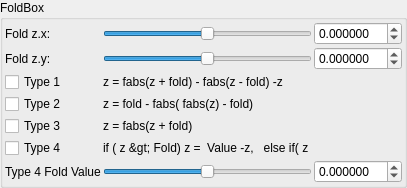
    <widget class="QGroupBox" name="groupBox_3">
     <property name="toolTip">
      <string>&lt;html&gt;&lt;head/&gt;&lt;body&gt;&lt;p&gt;&lt;span style=&quot; color:#000000;&quot;&gt;Based on amazing_surf_mod1  from Mandelbulb3D&lt;/span&gt;&lt;/p&gt;&lt;/body&gt;&lt;/html&gt;</string>
     </property>
     <property name="title">
      <string>FoldBox</string>
     </property>
     <property name="checkable">
      <bool>false</bool>
     </property>
     <layout class="QVBoxLayout" name="verticalLayout_50">
      <property name="spacing">
       <number>2</number>
      </property>
      <property name="leftMargin">
       <number>2</number>
      </property>
      <property name="topMargin">
       <number>2</number>
      </property>
      <property name="rightMargin">
       <number>2</number>
      </property>
      <property name="bottomMargin">
       <number>2</number>
      </property>
      <item>
       <layout class="QGridLayout" name="gridLayout_24">
        <property name="spacing">
         <number>2</number>
        </property>
        <item row="3" column="0">
         <widget class="QCheckBox" name="checkBox_transf_function_enabledAy_false">
          <property name="text">
           <string>Type 2</string>
          </property>
         </widget>
        </item>
        <item row="2" column="1">
         <widget class="QLabel" name="label">
          <property name="text">
           <string>z = fabs(z + fold) - fabs(z - fold) -z</string>
          </property>
         </widget>
        </item>
        <item row="2" column="0">
         <widget class="QCheckBox" name="checkBox_transf_function_enabledAx">
          <property name="text">
           <string>Type 1 </string>
          </property>
         </widget>
        </item>
        <item row="4" column="0">
         <widget class="QCheckBox" name="checkBox_transf_function_enabledAz_false">
          <property name="text">
           <string>Type 3 </string>
          </property>
         </widget>
        </item>
        <item row="4" column="1">
         <widget class="QLabel" name="label_3">
          <property name="text">
           <string>z = fabs(z + fold) </string>
          </property>
         </widget>
        </item>
        <item row="3" column="1">
         <widget class="QLabel" name="label_4">
          <property name="text">
           <string>z = fold - fabs( fabs(z) - fold)</string>
          </property>
         </widget>
        </item>
        <item row="5" column="1">
         <widget class="QLabel" name="label_8">
          <property name="text">
           <string>if ( z &gt; Fold) z =  Value -z,   else if( z &lt;Fold) z = - Value - z, </string>
          </property>
         </widget>
        </item>
        <item row="0" column="0">
         <widget class="QLabel" name="label_105">
          <property name="text">
           <string>Fold z.x:</string>
          </property>
         </widget>
        </item>
        <item row="0" column="2">
         <widget class="MyDoubleSpinBox" name="spinbox3_transf_addition_constant_111_x">
          <property name="sizePolicy">
           <sizepolicy hsizetype="Minimum" vsizetype="Maximum">
            <horstretch>0</horstretch>
            <verstretch>0</verstretch>
           </sizepolicy>
          </property>
          <property name="prefix">
           <string/>
          </property>
          <property name="decimals">
           <number>6</number>
          </property>
          <property name="minimum">
           <double>-99.989999999999995</double>
          </property>
          <property name="singleStep">
           <double>0.100000000000000</double>
          </property>
         </widget>
        </item>
        <item row="6" column="1">
         <widget class="QSlider" name="slider_mandelbox_folding_value">
          <property name="sizePolicy">
           <sizepolicy hsizetype="Expanding" vsizetype="Maximum">
            <horstretch>0</horstretch>
            <verstretch>0</verstretch>
           </sizepolicy>
          </property>
          <property name="minimum">
           <number>-5000000</number>
          </property>
          <property name="maximum">
           <number>5000000</number>
          </property>
          <property name="orientation">
           <enum>Qt::Horizontal</enum>
          </property>
         </widget>
        </item>
        <item row="5" column="0">
         <widget class="QCheckBox" name="checkBox_transf_function_enabledx_false">
          <property name="text">
           <string>Type 4</string>
          </property>
         </widget>
        </item>
        <item row="6" column="2">
         <widget class="MyDoubleSpinBox" name="spinbox_mandelbox_folding_value">
          <property name="sizePolicy">
           <sizepolicy hsizetype="Minimum" vsizetype="Maximum">
            <horstretch>0</horstretch>
            <verstretch>0</verstretch>
           </sizepolicy>
          </property>
          <property name="prefix">
           <string/>
          </property>
          <property name="decimals">
           <number>6</number>
          </property>
          <property name="minimum">
           <double>-99.989999999999995</double>
          </property>
          <property name="singleStep">
           <double>0.100000000000000</double>
          </property>
         </widget>
        </item>
        <item row="0" column="1">
         <widget class="QSlider" name="slider3_transf_addition_constant_111_x">
          <property name="sizePolicy">
           <sizepolicy hsizetype="Expanding" vsizetype="Maximum">
            <horstretch>0</horstretch>
            <verstretch>0</verstretch>
           </sizepolicy>
          </property>
          <property name="minimum">
           <number>-5000000</number>
          </property>
          <property name="maximum">
           <number>5000000</number>
          </property>
          <property name="orientation">
           <enum>Qt::Horizontal</enum>
          </property>
         </widget>
        </item>
        <item row="1" column="2">
         <widget class="MyDoubleSpinBox" name="spinbox3_transf_addition_constant_111_y">
          <property name="sizePolicy">
           <sizepolicy hsizetype="Minimum" vsizetype="Maximum">
            <horstretch>0</horstretch>
            <verstretch>0</verstretch>
           </sizepolicy>
          </property>
          <property name="decimals">
           <number>6</number>
          </property>
          <property name="minimum">
           <double>-99.989999999999995</double>
          </property>
          <property name="maximum">
           <double>99.989999999999995</double>
          </property>
          <property name="singleStep">
           <double>0.100000000000000</double>
          </property>
         </widget>
        </item>
        <item row="1" column="1">
         <widget class="QSlider" name="slider3_transf_addition_constant_111_y">
          <property name="sizePolicy">
           <sizepolicy hsizetype="Expanding" vsizetype="Maximum">
            <horstretch>0</horstretch>
            <verstretch>0</verstretch>
           </sizepolicy>
          </property>
          <property name="minimum">
           <number>-5000000</number>
          </property>
          <property name="maximum">
           <number>5000000</number>
          </property>
          <property name="orientation">
           <enum>Qt::Horizontal</enum>
          </property>
         </widget>
        </item>
        <item row="1" column="0">
         <widget class="QLabel" name="label_106">
          <property name="text">
           <string>Fold z.y:</string>
          </property>
         </widget>
        </item>
        <item row="6" column="0">
         <widget class="QLabel" name="label_9">
          <property name="text">
           <string>Type 4 Fold Value</string>
          </property>
         </widget>
        </item>
       </layout>
      </item>
     </layout>
    </widget>
